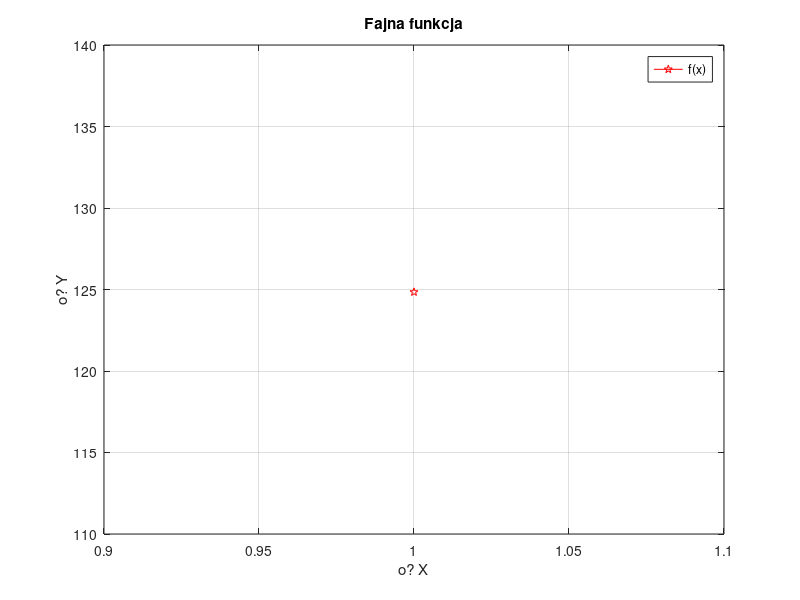

Reproduce this figure in MATLAB.
clear;
clc;

a=input("Podaj poczatek przedzialu\na:");
b=input("Podaj koniec przedzialu\nb:");
x=input("Podaj skos\nx:");

c=[a:x:b]
f=c.^3-2.*sin(x+1).^2;

plot(f,'-pr');

xlabel("o? X");
ylabel("o? Y");
legend("f(x)");
title("Fajna funkcja");

grid on

